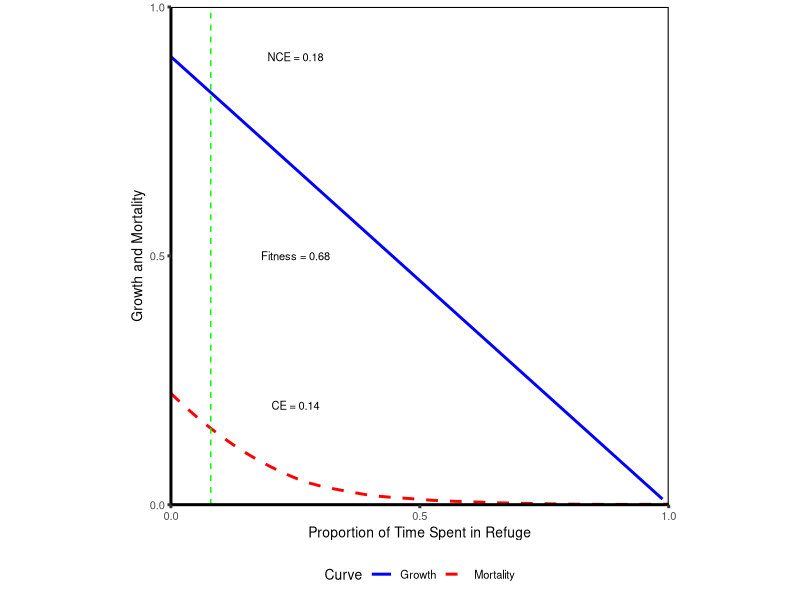
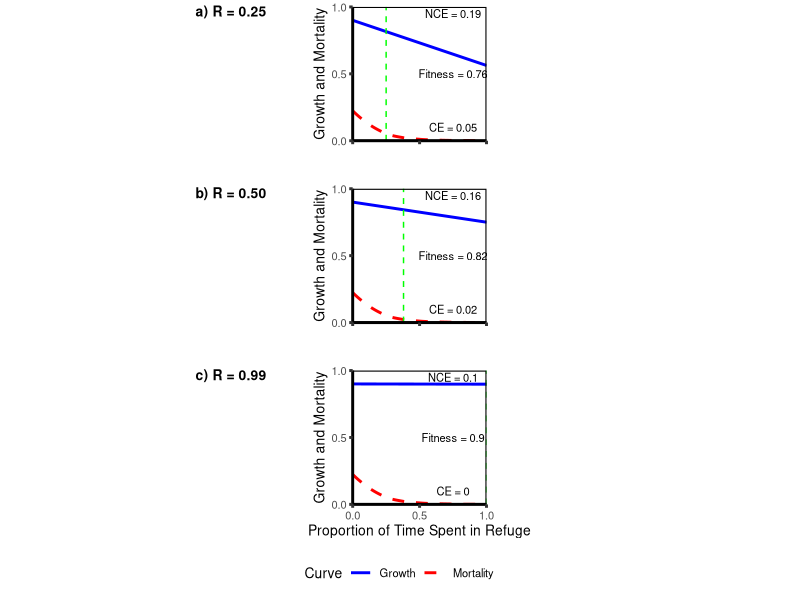
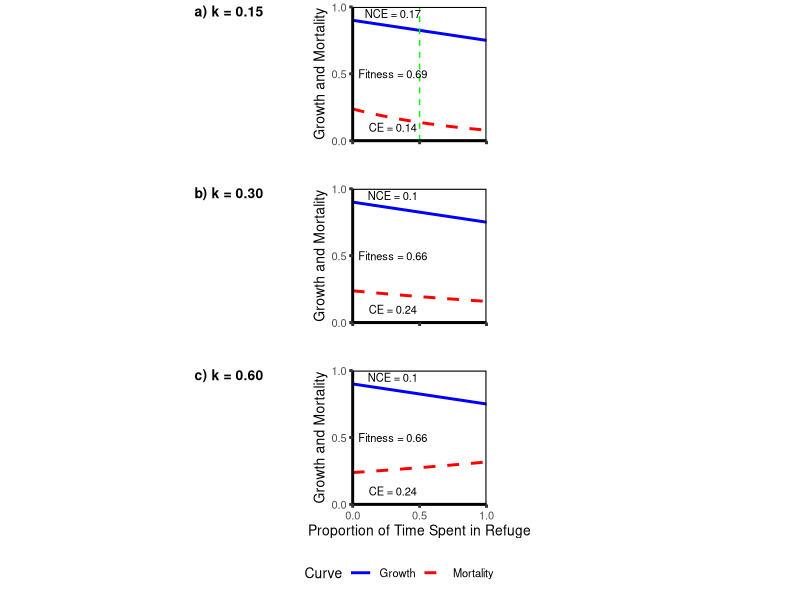

Here is the R script that generated these plots, in order:
## ---- chunk 1
library(ggplot2)
library(formatR)
library(knitr)
library(cowplot)
knitr::opts_chunk$set(tidy.opts = list(width.cutoff = 60), tidy = TRUE)
knitr::opts_chunk$set(warning = FALSE, message = FALSE) 
## ---- chunk 2
## The mortality-trait curve
# This forumula is simplified by setting some of the values as constants
# r is assumed to be 0.5 (which cancels out the 2), while k, v, and s are manipulated values
# k is predator density
# v is predator velocity
# s is prey velocity

pred.curve <- function(N_pred, k, v, s){
 k * sqrt( v^2 + s^2 )
}
## ---- chunk 3
## The growth-trait curve
# R is prey resource density
# s is prey body velocity
# h is handling time

growth.curve <- function(s, h, R){
  ( s * R )/( 1 + s * h * R )
}
## ---- chunk 4
# First, set up dataframe and important variables
refuge.df <- as.data.frame( mat.or.vec( 25, 5 ) )
colnames(refuge.df) <- c("proptime", "growth_curve", "mort_curve", "fitness", "NCE_CE") # For each level of proptime (proportion of time spent in refuge), we will calculate the two curves, the resulting fitness (1 - NCE - CE), and the relative strength of the NCE and CE (as NCE/CE)
refuge.df$proptime <- seq(0, 1, by = 1/24) # Prey can spend between 1 and 24 hours out of the day in the refuge, incremented by hours
# 1 was chosen as the starting point here simply because a later step requires taking the log of the growth curve calculation, so it can't be zero

# For now, assume one constant speed by prey in both habitats
# The following constants come from the baseline scenario, i.e. Fig. 2 in the grant proposal
# This means that at proptime = 0, the values for the trait curves will equal the ones shown in Fig. 2
s_val <- 0.5 # prey velocity, this value for prey velocity is ~500 in Fig. 2
h_val <- 8 # prey handling time
R_val <- 1 # resource density outside of refuge
cost_constant_val <- 9 # a constant Scott applied to the growth curve in the calcs to make the numbers cleaner
v_val <- 0.2 # predator velocity
k_val <- 0.45 # predator density outside refuge
pred_constant_val <- 0.98058 # a constant Scott applied in the calcs to the mortality curve to make the numbers cleaner

# We will describe conditions in the refuge using two additional constants, each set to zero in this first simulation
R_refuge_val <- 0 # resource density inside refuge
k_refuge_val <- 0.001 # predator density in refuge, this can't actually be zero because the log of it is taken later
## ---- chunk 5
## Derive the trait curves
# Growth curve
# Growth is additive, so this is simply (growth during time outside refuge + growth during time inside refuge)
refuge.df$growth_curve <- 
  (1 - refuge.df$proptime) * ( cost_constant_val * growth.curve( s = s_val, R = R_val, h = h_val ) ) +
  (refuge.df$proptime) * ( cost_constant_val * growth.curve( s = s_val, R = R_refuge_val, h = h_val ) )
## ---- chunk 6
# Mortality curve
# Weighted mean of risk during time spent outside refuge + risk during time spent inside refuge
refuge.df$mort_curve <- exp( 
  ( ( 1 - refuge.df$proptime ) * log( pred_constant_val * pred.curve( k = k_val, v = v_val, s = s_val ) ) ) +
    ( ( refuge.df$proptime ) * log( pred_constant_val * pred.curve( k = k_refuge_val, v = v_val, s = s_val ) ) ) )

# Calculate fitness and relative strength of NCEs and CEs
refuge.df$fitness <- 1 - ( 1 - refuge.df$growth_curve ) - refuge.df$mort_curve
refuge.df$NCE_CE <- refuge.df$growth_curve / refuge.df$mort_curve

# Some other important metrics
refuge_optim <- round(refuge.df$proptime[which(refuge.df$fitness == max(refuge.df$fitness))], digits = 2) # The level of refuge use (along x-axis) that fitness is optimized at
refuge_optim_fitness <- round(refuge.df$fitness[which(refuge.df$fitness == max(refuge.df$fitness))], digits = 2) # The fitness value at the optimum
refuge_optim_CE <- round(refuge.df$mort_curve[which(refuge.df$fitness == max(refuge.df$fitness))], digits = 2) # The strength of the CE at the optimum
refuge_optim_NCE <- round(1 - refuge_optim_CE - refuge_optim_fitness, digits = 2) # The strength of the NCE at the optimum

## ---- chunk 7
# Generate a plot of the trait curves
ggplot( data = refuge.df, aes( x = proptime ) ) +
  geom_smooth( aes( y = growth_curve, colour = "Growth" ), se = FALSE ) +
  geom_smooth( aes( y = mort_curve, colour = "Mortality" ), se = FALSE, linetype = "dashed" ) +
  theme_classic( base_size = 10, base_line_size = 1 ) + 
  ylab("Growth and Mortality") +
  xlab("Proportion of Time Spent in Refuge") +
  geom_vline( xintercept = refuge_optim,  size = 0.5, linetype = "dashed", colour = "green" ) +
  annotate( "text", x = 0.25, y = 0.9, label = paste0("NCE = ", refuge_optim_NCE), size = 8/.pt  ) +
  annotate( "text", x = 0.25, y = 0.5, label = paste0("Fitness = ", refuge_optim_fitness), size = 8/.pt  ) +
  annotate( "text", x = 0.25, y = 0.2, label = paste0("CE = ", refuge_optim_CE), size = 8/.pt  ) +
  scale_x_continuous(expand = c(0, 0), breaks = c(0, 0.5, 1) ) + 
  scale_y_continuous(expand = c(0, 0), limits = c(0, 1), breaks = c(0, 0.5, 1) ) +
  scale_colour_manual(name = "Curve", values = c("blue", "red")) +
  theme( panel.border = element_rect( color = "black", fill = NA, linewidth = 0.75 ), aspect.ratio = 1,
         legend.position = "bottom" )
## ---- chunk 8
## Scenario 2a
R_refuge_val <- 0.25 # resource density inside refuge

# Growth curve
# Growth is additive, so this is simply (growth during time outside refuge + growth during time inside refuge)
refuge.df$growth_curve <- 
  (1 - refuge.df$proptime) * ( cost_constant_val * growth.curve( s = s_val, R = R_val, h = h_val ) ) +
  (refuge.df$proptime) * ( cost_constant_val * growth.curve( s = s_val, R = R_refuge_val, h = h_val ) )

# Mortality curve remains the same

# Calculate fitness and relative strength of NCEs and CEs
refuge.df$fitness <- 1 - ( 1 - refuge.df$growth_curve ) - refuge.df$mort_curve
refuge.df$NCE_CE <- refuge.df$growth_curve / refuge.df$mort_curve

# Some other important metrics
refuge_optim <- round(refuge.df$proptime[which(refuge.df$fitness == max(refuge.df$fitness))], digits = 2) # The level of refuge use (along x-axis) that fitness is optimized at
refuge_optim_fitness <- round(refuge.df$fitness[which(refuge.df$fitness == max(refuge.df$fitness))], digits = 2) # The fitness value at the optimum
refuge_optim_CE <- round(refuge.df$mort_curve[which(refuge.df$fitness == max(refuge.df$fitness))], digits = 2) # The strength of the CE at the optimum
refuge_optim_NCE <- round(1 - refuge_optim_CE - refuge_optim_fitness, digits = 2) # The strength of the NCE at the optimum

# Generate a plot of the trait curves
scen2a.plot <- ggplot( data = refuge.df, aes( x = proptime ) ) +
  geom_smooth( aes( y = growth_curve, colour = "Growth" ), se = FALSE ) +
  geom_smooth( aes( y = mort_curve, colour = "Mortality" ), se = FALSE, linetype = "dashed" ) +
  theme_classic( base_size = 10, base_line_size = 1 ) + 
  ylab("Growth and Mortality") +
  xlab("Proportion of Time Spent in Refuge") +
  geom_vline( xintercept = refuge_optim,  size = 0.5, linetype = "dashed", colour = "green" ) +
  annotate( "text", x = 0.75, y = 0.95, label = paste0("NCE = ", refuge_optim_NCE), size = 8/.pt  ) +
  annotate( "text", x = 0.75, y = 0.5, label = paste0("Fitness = ", refuge_optim_fitness), size = 8/.pt  ) +
  annotate( "text", x = 0.75, y = 0.1, label = paste0("CE = ", refuge_optim_CE), size = 8/.pt  ) +
  scale_x_continuous(expand = c(0, 0), breaks = c(0, 0.5, 1) ) + 
  scale_y_continuous(expand = c(0, 0), limits = c(0, 1), breaks = c(0, 0.5, 1) ) +
  scale_colour_manual(name = "Curve", values = c("blue", "red")) +
  theme( panel.border = element_rect( color = "black", fill = NA, linewidth = 0.75 ), aspect.ratio = 1,
         axis.title.x = element_blank(),
         axis.text.x = element_blank(),
         legend.position = "none" )

## Scenario 2b
R_refuge_val <- 0.50 # resource density inside refuge

# Growth curve
# Growth is additive, so this is simply (growth during time outside refuge + growth during time inside refuge)
refuge.df$growth_curve <- 
  (1 - refuge.df$proptime) * ( cost_constant_val * growth.curve( s = s_val, R = R_val, h = h_val ) ) +
  (refuge.df$proptime) * ( cost_constant_val * growth.curve( s = s_val, R = R_refuge_val, h = h_val ) )

# Mortality curve remains the same

# Calculate fitness and relative strength of NCEs and CEs
refuge.df$fitness <- 1 - ( 1 - refuge.df$growth_curve ) - refuge.df$mort_curve
refuge.df$NCE_CE <- refuge.df$growth_curve / refuge.df$mort_curve

# Some other important metrics
refuge_optim <- round(refuge.df$proptime[which(refuge.df$fitness == max(refuge.df$fitness))], digits = 2) # The level of refuge use (along x-axis) that fitness is optimized at
refuge_optim_fitness <- round(refuge.df$fitness[which(refuge.df$fitness == max(refuge.df$fitness))], digits = 2) # The fitness value at the optimum
refuge_optim_CE <- round(refuge.df$mort_curve[which(refuge.df$fitness == max(refuge.df$fitness))], digits = 2) # The strength of the CE at the optimum
refuge_optim_NCE <- round(1 - refuge_optim_CE - refuge_optim_fitness, digits = 2) # The strength of the NCE at the optimum

# Generate a plot of the trait curves
scen2b.plot <- ggplot( data = refuge.df, aes( x = proptime ) ) +
  geom_smooth( aes( y = growth_curve, colour = "Growth" ), se = FALSE ) +
  geom_smooth( aes( y = mort_curve, colour = "Mortality" ), se = FALSE, linetype = "dashed" ) +
  theme_classic( base_size = 10, base_line_size = 1 ) + 
  ylab("Growth and Mortality") +
  xlab("Proportion of Time Spent in Refuge") +
  geom_vline( xintercept = refuge_optim,  size = 0.5, linetype = "dashed", colour = "green" ) +
  annotate( "text", x = 0.75, y = 0.95, label = paste0("NCE = ", refuge_optim_NCE), size = 8/.pt  ) +
  annotate( "text", x = 0.75, y = 0.5, label = paste0("Fitness = ", refuge_optim_fitness), size = 8/.pt  ) +
  annotate( "text", x = 0.75, y = 0.1, label = paste0("CE = ", refuge_optim_CE), size = 8/.pt  ) +
  scale_x_continuous(expand = c(0, 0), breaks = c(0, 0.5, 1) ) + 
  scale_y_continuous(expand = c(0, 0), limits = c(0, 1), breaks = c(0, 0.5, 1) ) +
  scale_colour_manual(name = "Curve", values = c("blue", "red")) +
  theme( panel.border = element_rect( color = "black", fill = NA, linewidth = 0.75 ), aspect.ratio = 1,
         axis.title.x = element_blank(),
         axis.text.x = element_blank(),
         legend.position = "none" )

## Scenario 2c
R_refuge_val <- 0.99 # resource density inside refuge

# Growth curve
# Growth is additive, so this is simply (growth during time outside refuge + growth during time inside refuge)
refuge.df$growth_curve <- 
  (1 - refuge.df$proptime) * ( cost_constant_val * growth.curve( s = s_val, R = R_val, h = h_val ) ) +
  (refuge.df$proptime) * ( cost_constant_val * growth.curve( s = s_val, R = R_refuge_val, h = h_val ) )

# Mortality curve remains the same

# Calculate fitness and relative strength of NCEs and CEs
refuge.df$fitness <- 1 - ( 1 - refuge.df$growth_curve ) - refuge.df$mort_curve
refuge.df$NCE_CE <- refuge.df$growth_curve / refuge.df$mort_curve

# Some other important metrics
refuge_optim <- round(refuge.df$proptime[which(refuge.df$fitness == max(refuge.df$fitness))], digits = 2) # The level of refuge use (along x-axis) that fitness is optimized at
refuge_optim_fitness <- round(refuge.df$fitness[which(refuge.df$fitness == max(refuge.df$fitness))], digits = 2) # The fitness value at the optimum
refuge_optim_CE <- round(refuge.df$mort_curve[which(refuge.df$fitness == max(refuge.df$fitness))], digits = 2) # The strength of the CE at the optimum
refuge_optim_NCE <- round(1 - refuge_optim_CE - refuge_optim_fitness, digits = 2) # The strength of the NCE at the optimum

# Generate a plot of the trait curves
scen2c.plot <- ggplot( data = refuge.df, aes( x = proptime ) ) +
  geom_smooth( aes( y = growth_curve, colour = "Growth" ), se = FALSE ) +
  geom_smooth( aes( y = mort_curve, colour = "Mortality" ), se = FALSE, linetype = "dashed" ) +
  theme_classic( base_size = 10, base_line_size = 1 ) + 
  ylab("Growth and Mortality") +
  xlab("Proportion of Time Spent in Refuge") +
  geom_vline( xintercept = refuge_optim,  size = 0.5, linetype = "dashed", colour = "green" ) +
  annotate( "text", x = 0.75, y = 0.95, label = paste0("NCE = ", refuge_optim_NCE), size = 8/.pt  ) +
  annotate( "text", x = 0.75, y = 0.5, label = paste0("Fitness = ", refuge_optim_fitness), size = 8/.pt  ) +
  annotate( "text", x = 0.75, y = 0.1, label = paste0("CE = ", refuge_optim_CE), size = 8/.pt  ) +
  scale_x_continuous(expand = c(0, 0), breaks = c(0, 0.5, 1) ) + 
  scale_y_continuous(expand = c(0, 0), limits = c(0, 1.0), breaks = c(0, 0.5, 1) ) +
  scale_colour_manual(name = "Curve", values = c("blue", "red")) +
  theme( panel.border = element_rect( color = "black", fill = NA, linewidth = 0.75 ), aspect.ratio = 1,
         legend.position = "bottom" )


get_legend_35 <- function(plot) {
  # return all legend candidates
  legends <- get_plot_component(plot, "guide-box", return_all = TRUE)
  # find non-zero legends
  nonzero <- vapply(legends, \(x) !inherits(x, "zeroGrob"), TRUE)
  idx <- which(nonzero)
  # return first non-zero legend if exists, and otherwise first element (which will be a zeroGrob) 
  if (length(idx) > 0) {
    return(legends[[idx[1]]])
  } else {
    return(legends[[1]])
  }
}

fig2.legend <- get_legend_35(scen2c.plot)
scen2c.plot <- scen2c.plot + theme(legend.position = "none")

fig2.plot <- plot_grid( scen2a.plot, scen2b.plot, scen2c.plot, ncol = 1, labels = c("a) R = 0.25", "b) R = 0.50", "c) R = 0.99"), label_size = 10, label_y = 1, label_x = 0.2, align = c("hv") )
plot_grid( fig2.plot, fig2.legend, rel_heights = c(1, 0.1), ncol = 1)
## ---- chunk 9
## Scenario 3a
R_refuge_val <- 0.5 # resource density inside refuge
k_refuge_val <- 0.15 # predator density inside refuge

# Growth curve
# Growth is additive, so this is simply (growth during time outside refuge + growth during time inside refuge)
refuge.df$growth_curve <- 
  (1 - refuge.df$proptime) * ( cost_constant_val * growth.curve( s = s_val, R = R_val, h = h_val ) ) +
  (refuge.df$proptime) * ( cost_constant_val * growth.curve( s = s_val, R = R_refuge_val, h = h_val ) )

# Mortality curve
# Weighted mean of risk during time spent outside refuge + risk during time spent inside refuge
refuge.df$mort_curve <- exp( 
  ( ( 1 - refuge.df$proptime ) * log( pred_constant_val * pred.curve( k = k_val, v = v_val, s = s_val ) ) ) +
    ( ( refuge.df$proptime ) * log( pred_constant_val * pred.curve( k = k_refuge_val, v = v_val, s = s_val ) ) ) )

# Calculate fitness and relative strength of NCEs and CEs
refuge.df$fitness <- 1 - ( 1 - refuge.df$growth_curve ) - refuge.df$mort_curve
refuge.df$NCE_CE <- refuge.df$growth_curve / refuge.df$mort_curve

# Some other important metrics
refuge_optim <- round(refuge.df$proptime[which(refuge.df$fitness == max(refuge.df$fitness))], digits = 2) # The level of refuge use (along x-axis) that fitness is optimized at
refuge_optim_fitness <- round(refuge.df$fitness[which(refuge.df$fitness == max(refuge.df$fitness))], digits = 2) # The fitness value at the optimum
refuge_optim_CE <- round(refuge.df$mort_curve[which(refuge.df$fitness == max(refuge.df$fitness))], digits = 2) # The strength of the CE at the optimum
refuge_optim_NCE <- round(1 - refuge_optim_CE - refuge_optim_fitness, digits = 2) # The strength of the NCE at the optimum

# Generate a plot of the trait curves
scen3a.plot <- ggplot( data = refuge.df, aes( x = proptime ) ) +
  geom_smooth( aes( y = growth_curve, colour = "Growth" ), se = FALSE ) +
  geom_smooth( aes( y = mort_curve, colour = "Mortality" ), se = FALSE, linetype = "dashed" ) +
  theme_classic( base_size = 10, base_line_size = 1 ) + 
  ylab("Growth and Mortality") +
  xlab("Proportion of Time Spent in Refuge") +
  geom_vline( xintercept = refuge_optim,  size = 0.5, linetype = "dashed", colour = "green" ) +
  annotate( "text", x = 0.3, y = 0.95, label = paste0("NCE = ", refuge_optim_NCE), size = 8/.pt  ) +
  annotate( "text", x = 0.3, y = 0.5, label = paste0("Fitness = ", refuge_optim_fitness), size = 8/.pt  ) +
  annotate( "text", x = 0.3, y = 0.1, label = paste0("CE = ", refuge_optim_CE), size = 8/.pt  ) +
  scale_x_continuous(expand = c(0, 0), breaks = c(0, 0.5, 1) ) + 
  scale_y_continuous(expand = c(0, 0), limits = c(0, 1), breaks = c(0, 0.5, 1) ) +
  scale_colour_manual(name = "Curve", values = c("blue", "red")) +
  theme( panel.border = element_rect( color = "black", fill = NA, linewidth = 0.75 ), aspect.ratio = 1,
         axis.title.x = element_blank(),
         axis.text.x = element_blank(),
         legend.position = "none" )


## Scenario 3b
R_refuge_val <- 0.5 # resource density inside refuge
k_refuge_val <- 0.30 # predator density inside refuge

# Growth curve
# Growth is additive, so this is simply (growth during time outside refuge + growth during time inside refuge)
refuge.df$growth_curve <- 
  (1 - refuge.df$proptime) * ( cost_constant_val * growth.curve( s = s_val, R = R_val, h = h_val ) ) +
  (refuge.df$proptime) * ( cost_constant_val * growth.curve( s = s_val, R = R_refuge_val, h = h_val ) )

# Mortality curve
# Weighted mean of risk during time spent outside refuge + risk during time spent inside refuge
refuge.df$mort_curve <- exp( 
  ( ( 1 - refuge.df$proptime ) * log( pred_constant_val * pred.curve( k = k_val, v = v_val, s = s_val ) ) ) +
    ( ( refuge.df$proptime ) * log( pred_constant_val * pred.curve( k = k_refuge_val, v = v_val, s = s_val ) ) ) )

# Calculate fitness and relative strength of NCEs and CEs
refuge.df$fitness <- 1 - ( 1 - refuge.df$growth_curve ) - refuge.df$mort_curve
refuge.df$NCE_CE <- refuge.df$growth_curve / refuge.df$mort_curve

# Some other important metrics
refuge_optim <- round(refuge.df$proptime[which(refuge.df$fitness == max(refuge.df$fitness))], digits = 2) # The level of refuge use (along x-axis) that fitness is optimized at
refuge_optim_fitness <- round(refuge.df$fitness[which(refuge.df$fitness == max(refuge.df$fitness))], digits = 2) # The fitness value at the optimum
refuge_optim_CE <- round(refuge.df$mort_curve[which(refuge.df$fitness == max(refuge.df$fitness))], digits = 2) # The strength of the CE at the optimum
refuge_optim_NCE <- round(1 - refuge_optim_CE - refuge_optim_fitness, digits = 2) # The strength of the NCE at the optimum

# Generate a plot of the trait curves
scen3b.plot <- ggplot( data = refuge.df, aes( x = proptime ) ) +
  geom_smooth( aes( y = growth_curve, colour = "Growth" ), se = FALSE ) +
  geom_smooth( aes( y = mort_curve, colour = "Mortality" ), se = FALSE, linetype = "dashed" ) +
  theme_classic( base_size = 10, base_line_size = 1 ) + 
  ylab("Growth and Mortality") +
  xlab("Proportion of Time Spent in Refuge") +
  geom_vline( xintercept = refuge_optim,  size = 0.5, linetype = "dashed", colour = "green" ) +
  annotate( "text", x = 0.3, y = 0.95, label = paste0("NCE = ", refuge_optim_NCE), size = 8/.pt  ) +
  annotate( "text", x = 0.3, y = 0.5, label = paste0("Fitness = ", refuge_optim_fitness), size = 8/.pt  ) +
  annotate( "text", x = 0.3, y = 0.1, label = paste0("CE = ", refuge_optim_CE), size = 8/.pt  ) +
  scale_x_continuous(expand = c(0, 0), breaks = c(0, 0.5, 1) ) + 
  scale_y_continuous(expand = c(0, 0), limits = c(0, 1), breaks = c(0, 0.5, 1) ) +
  scale_colour_manual(name = "Curve", values = c("blue", "red")) +
  theme( panel.border = element_rect( color = "black", fill = NA, linewidth = 0.75 ), aspect.ratio = 1,
         axis.title.x = element_blank(),
         axis.text.x = element_blank(),
         legend.position = "none" )


##Scenario 3c
R_refuge_val <- 0.5 # resource density inside refuge
k_refuge_val <- 0.60 # predator density inside refuge

# Growth curve
# Growth is additive, so this is simply (growth during time outside refuge + growth during time inside refuge)
refuge.df$growth_curve <- 
  (1 - refuge.df$proptime) * ( cost_constant_val * growth.curve( s = s_val, R = R_val, h = h_val ) ) +
  (refuge.df$proptime) * ( cost_constant_val * growth.curve( s = s_val, R = R_refuge_val, h = h_val ) )

# Mortality curve
# Weighted mean of risk during time spent outside refuge + risk during time spent inside refuge
refuge.df$mort_curve <- exp( 
  ( ( 1 - refuge.df$proptime ) * log( pred_constant_val * pred.curve( k = k_val, v = v_val, s = s_val ) ) ) +
    ( ( refuge.df$proptime ) * log( pred_constant_val * pred.curve( k = k_refuge_val, v = v_val, s = s_val ) ) ) )

# Calculate fitness and relative strength of NCEs and CEs
refuge.df$fitness <- 1 - ( 1 - refuge.df$growth_curve ) - refuge.df$mort_curve
refuge.df$NCE_CE <- refuge.df$growth_curve / refuge.df$mort_curve

# Some other important metrics
refuge_optim <- round(refuge.df$proptime[which(refuge.df$fitness == max(refuge.df$fitness))], digits = 2) # The level of refuge use (along x-axis) that fitness is optimized at
refuge_optim_fitness <- round(refuge.df$fitness[which(refuge.df$fitness == max(refuge.df$fitness))], digits = 2) # The fitness value at the optimum
refuge_optim_CE <- round(refuge.df$mort_curve[which(refuge.df$fitness == max(refuge.df$fitness))], digits = 2) # The strength of the CE at the optimum
refuge_optim_NCE <- round(1 - refuge_optim_CE - refuge_optim_fitness, digits = 2) # The strength of the NCE at the optimum

# Generate a plot of the trait curves
scen3c.plot<- ggplot( data = refuge.df, aes( x = proptime ) ) +
  geom_smooth( aes( y = growth_curve, colour = "Growth" ), se = FALSE ) +
  geom_smooth( aes( y = mort_curve, colour = "Mortality" ), se = FALSE, linetype = "dashed" ) +
  theme_classic( base_size = 10, base_line_size = 1 ) + 
  ylab("Growth and Mortality") +
  xlab("Proportion of Time Spent in Refuge") +
  geom_vline( xintercept = refuge_optim,  size = 0.5, linetype = "dashed", colour = "green" ) +
  annotate( "text", x = 0.3, y = 0.95, label = paste0("NCE = ", refuge_optim_NCE), size = 8/.pt  ) +
  annotate( "text", x = 0.3, y = 0.5, label = paste0("Fitness = ", refuge_optim_fitness), size = 8/.pt  ) +
  annotate( "text", x = 0.3, y = 0.1, label = paste0("CE = ", refuge_optim_CE), size = 8/.pt  ) +
  scale_x_continuous(expand = c(0, 0), breaks = c(0, 0.5, 1) ) + 
  scale_y_continuous(expand = c(0, 0), limits = c(0, 1), breaks = c(0, 0.5, 1) ) +
  scale_colour_manual(name = "Curve", values = c("blue", "red")) +
  theme( panel.border = element_rect( color = "black", fill = NA, linewidth = 0.75 ), aspect.ratio = 1,
         legend.position = "bottom" )

fig3.legend <- get_legend_35(scen3c.plot)
scen3c.plot <- scen3c.plot + theme(legend.position = "none")

fig3.plot <- plot_grid( scen3a.plot, scen3b.plot, scen3c.plot, ncol = 1, labels = c("a) k = 0.15", "b) k = 0.30", "c) k = 0.60"), label_size = 10, label_y = 1, label_x = 0.2, align = c("hv") )
plot_grid( fig3.plot, fig3.legend, rel_heights = c(1, 0.1), ncol = 1)
